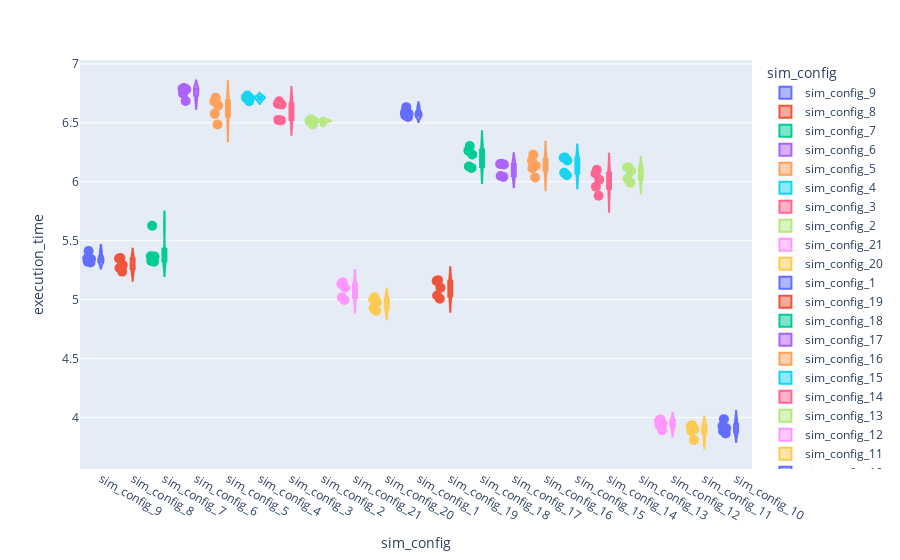

Notebook cell for this chart:
### Code cell
import plotly.express as px

fig = px.violin(df, x="sim_config", y="execution_time", color="sim_config", box=True, points='all')
fig.update_traces(marker_size=10)
fig.update_layout(scattermode="group", scattergap=1)
fig.update_yaxes(autorange="min reversed")
fig.show()

### Figure 1 — Plotly figure (JSON) as saved in the notebook; plotly's stock layout.template omitted (floating-point values rounded to 4 significant figures)
{"data": [{"alignmentgroup": "True", "box": {"visible": true}, "hovertemplate": "sim_config=%{x}<br>execution_time=%{y}<extra></extra>", "legendgroup": "sim_config_9", "marker": {"color": "#636efa", "size": 10}, "name": "sim_config_9", "offsetgroup": "sim_config_9", "orientation": "v", "points": "all", "scalegroup": "True", "showlegend": true, "type": "violin", "x": ["sim_config_9", "sim_config_9", "sim_config_9", "sim_config_9", "sim_config_9"], "x0": " ", "xaxis": "x", "y": [5.314, 5.411, 5.322, 5.35, 5.345], "y0": " ", "yaxis": "y"}, {"alignmentgroup": "True", "box": {"visible": true}, "hovertemplate": "sim_config=%{x}<br>execution_time=%{y}<extra></extra>", "legendgroup": "sim_config_8", "marker": {"color": "#EF553B", "size": 10}, "name": "sim_config_8", "offsetgroup": "sim_config_8", "orientation": "v", "points": "all", "scalegroup": "True", "showlegend": true, "type": "violin", "x": ["sim_config_8", "sim_config_8", "sim_config_8", "sim_config_8", "sim_config_8"], "x0": " ", "xaxis": "x", "y": [5.348, 5.353, 5.237, 5.268, 5.292], "y0": " ", "yaxis": "y"}, {"alignmentgroup": "True", "box": {"visible": true}, "hovertemplate": "sim_config=%{x}<br>execution_time=%{y}<extra></extra>", "legendgroup": "sim_config_7", "marker": {"color": "#00cc96", "size": 10}, "name": "sim_config_7", "offsetgroup": "sim_config_7", "orientation": "v", "points": "all", "scalegroup": "True", "showlegend": true, "type": "violin", "x": ["sim_config_7", "sim_config_7", "sim_config_7", "sim_config_7", "sim_config_7"], "x0": " ", "xaxis": "x", "y": [5.626, 5.322, 5.365, 5.327, 5.367], "y0": " ", "yaxis": "y"}, {"alignmentgroup": "True", "box": {"visible": true}, "hovertemplate": "sim_config=%{x}<br>execution_time=%{y}<extra></extra>", "legendgroup": "sim_config_6", "marker": {"color": "#ab63fa", "size": 10}, "name": "sim_config_6", "offsetgroup": "sim_config_6", "orientation": "v", "points": "all", "scalegroup": "True", "showlegend": true, "type": "violin", "x": ["sim_config_6", "sim_config_6", "sim_config_6", "sim_config_6", "sim_config_6"], "x0": " ", "xaxis": "x", "y": [6.686, 6.749, 6.784, 6.795, 6.789], "y0": " ", "yaxis": "y"}, {"alignmentgroup": "True", "box": {"visible": true}, "hovertemplate": "sim_config=%{x}<br>execution_time=%{y}<extra></extra>", "legendgroup": "sim_config_5", "marker": {"color": "#FFA15A", "size": 10}, "name": "sim_config_5", "offsetgroup": "sim_config_5", "orientation": "v", "points": "all", "scalegroup": "True", "showlegend": true, "type": "violin", "x": ["sim_config_5", "sim_config_5", "sim_config_5", "sim_config_5", "sim_config_5"], "x0": " ", "xaxis": "x", "y": [6.576, 6.486, 6.684, 6.646, 6.714], "y0": " ", "yaxis": "y"}, {"alignmentgroup": "True", "box": {"visible": true}, "hovertemplate": "sim_config=%{x}<br>execution_time=%{y}<extra></extra>", "legendgroup": "sim_config_4", "marker": {"color": "#19d3f3", "size": 10}, "name": "sim_config_4", "offsetgroup": "sim_config_4", "orientation": "v", "points": "all", "scalegroup": "True", "showlegend": true, "type": "violin", "x": ["sim_config_4", "sim_config_4", "sim_config_4", "sim_config_4", "sim_config_4"], "x0": " ", "xaxis": "x", "y": [6.707, 6.684, 6.732, 6.711, 6.718], "y0": " ", "yaxis": "y"}, {"alignmentgroup": "True", "box": {"visible": true}, "hovertemplate": "sim_config=%{x}<br>execution_time=%{y}<extra></extra>", "legendgroup": "sim_config_3", "marker": {"color": "#FF6692", "size": 10}, "name": "sim_config_3", "offsetgroup": "sim_config_3", "orientation": "v", "points": "all", "scalegroup": "True", "showlegend": true, "type": "violin", "x": ["sim_config_3", "sim_config_3", "sim_config_3", "sim_config_3", "sim_config_3"], "x0": " ", "xaxis": "x", "y": [6.521, 6.525, 6.655, 6.682, 6.662], "y0": " ", "yaxis": "y"}, {"alignmentgroup": "True", "box": {"visible": true}, "hovertemplate": "sim_config=%{x}<br>execution_time=%{y}<extra></extra>", "legendgroup": "sim_config_2", "marker": {"color": "#B6E880", "size": 10}, "name": "sim_config_2", "offsetgroup": "sim_config_2", "orientation": "v", "points": "all", "scalegroup": "True", "showlegend": true, "type": "violin", "x": ["sim_config_2", "sim_config_2", "sim_config_2", "sim_config_2", "sim_config_2"], "x0": " ", "xaxis": "x", "y": [6.518, 6.486, 6.528, 6.515, 6.513], "y0": " ", "yaxis": "y"}, {"alignmentgroup": "True", "box": {"visible": true}, "hovertemplate": "sim_config=%{x}<br>execution_time=%{y}<extra></extra>", "legendgroup": "sim_config_21", "marker": {"color": "#FF97FF", "size": 10}, "name": "sim_config_21", "offsetgroup": "sim_config_21", "orientation": "v", "points": "all", "scalegroup": "True", "showlegend": true, "type": "violin", "x": ["sim_config_21", "sim_config_21", "sim_config_21", "sim_config_21", "sim_config_21"], "x0": " ", "xaxis": "x", "y": [5.018, 4.996, 5.1, 5.148, 5.129], "y0": " ", "yaxis": "y"}, {"alignmentgroup": "True", "box": {"visible": true}, "hovertemplate": "sim_config=%{x}<br>execution_time=%{y}<extra></extra>", "legendgroup": "sim_config_20", "marker": {"color": "#FECB52", "size": 10}, "name": "sim_config_20", "offsetgroup": "sim_config_20", "orientation": "v", "points": "all", "scalegroup": "True", "showlegend": true, "type": "violin", "x": ["sim_config_20", "sim_config_20", "sim_config_20", "sim_config_20", "sim_config_20"], "x0": " ", "xaxis": "x", "y": [4.927, 4.905, 4.978, 5.02, 5.001], "y0": " ", "yaxis": "y"}, {"alignmentgroup": "True", "box": {"visible": true}, "hovertemplate": "sim_config=%{x}<br>execution_time=%{y}<extra></extra>", "legendgroup": "sim_config_1", "marker": {"color": "#636efa", "size": 10}, "name": "sim_config_1", "offsetgroup": "sim_config_1", "orientation": "v", "points": "all", "scalegroup": "True", "showlegend": true, "type": "violin", "x": ["sim_config_1", "sim_config_1", "sim_config_1", "sim_config_1", "sim_config_1"], "x0": " ", "xaxis": "x", "y": [6.549, 6.563, 6.585, 6.578, 6.633], "y0": " ", "yaxis": "y"}, {"alignmentgroup": "True", "box": {"visible": true}, "hovertemplate": "sim_config=%{x}<br>execution_time=%{y}<extra></extra>", "legendgroup": "sim_config_19", "marker": {"color": "#EF553B", "size": 10}, "name": "sim_config_19", "offsetgroup": "sim_config_19", "orientation": "v", "points": "all", "scalegroup": "True", "showlegend": true, "type": "violin", "x": ["sim_config_19", "sim_config_19", "sim_config_19", "sim_config_19", "sim_config_19"], "x0": " ", "xaxis": "x", "y": [5.006, 5.035, 5.101, 5.165, 5.157], "y0": " ", "yaxis": "y"}, {"alignmentgroup": "True", "box": {"visible": true}, "hovertemplate": "sim_config=%{x}<br>execution_time=%{y}<extra></extra>", "legendgroup": "sim_config_18", "marker": {"color": "#00cc96", "size": 10}, "name": "sim_config_18", "offsetgroup": "sim_config_18", "orientation": "v", "points": "all", "scalegroup": "True", "showlegend": true, "type": "violin", "x": ["sim_config_18", "sim_config_18", "sim_config_18", "sim_config_18", "sim_config_18"], "x0": " ", "xaxis": "x", "y": [6.116, 6.129, 6.231, 6.264, 6.303], "y0": " ", "yaxis": "y"}, {"alignmentgroup": "True", "box": {"visible": true}, "hovertemplate": "sim_config=%{x}<br>execution_time=%{y}<extra></extra>", "legendgroup": "sim_config_17", "marker": {"color": "#ab63fa", "size": 10}, "name": "sim_config_17", "offsetgroup": "sim_config_17", "orientation": "v", "points": "all", "scalegroup": "True", "showlegend": true, "type": "violin", "x": ["sim_config_17", "sim_config_17", "sim_config_17", "sim_config_17", "sim_config_17"], "x0": " ", "xaxis": "x", "y": [6.041, 6.05, 6.151, 6.153, 6.147], "y0": " ", "yaxis": "y"}, {"alignmentgroup": "True", "box": {"visible": true}, "hovertemplate": "sim_config=%{x}<br>execution_time=%{y}<extra></extra>", "legendgroup": "sim_config_16", "marker": {"color": "#FFA15A", "size": 10}, "name": "sim_config_16", "offsetgroup": "sim_config_16", "orientation": "v", "points": "all", "scalegroup": "True", "showlegend": true, "type": "violin", "x": ["sim_config_16", "sim_config_16", "sim_config_16", "sim_config_16", "sim_config_16"], "x0": " ", "xaxis": "x", "y": [6.037, 6.115, 6.229, 6.179, 6.135], "y0": " ", "yaxis": "y"}, {"alignmentgroup": "True", "box": {"visible": true}, "hovertemplate": "sim_config=%{x}<br>execution_time=%{y}<extra></extra>", "legendgroup": "sim_config_15", "marker": {"color": "#19d3f3", "size": 10}, "name": "sim_config_15", "offsetgroup": "sim_config_15", "orientation": "v", "points": "all", "scalegroup": "True", "showlegend": true, "type": "violin", "x": ["sim_config_15", "sim_config_15", "sim_config_15", "sim_config_15", "sim_config_15"], "x0": " ", "xaxis": "x", "y": [6.076, 6.055, 6.205, 6.204, 6.181], "y0": " ", "yaxis": "y"}, {"alignmentgroup": "True", "box": {"visible": true}, "hovertemplate": "sim_config=%{x}<br>execution_time=%{y}<extra></extra>", "legendgroup": "sim_config_14", "marker": {"color": "#FF6692", "size": 10}, "name": "sim_config_14", "offsetgroup": "sim_config_14", "orientation": "v", "points": "all", "scalegroup": "True", "showlegend": true, "type": "violin", "x": ["sim_config_14", "sim_config_14", "sim_config_14", "sim_config_14", "sim_config_14"], "x0": " ", "xaxis": "x", "y": [5.957, 5.881, 6.018, 6.07, 6.102], "y0": " ", "yaxis": "y"}, {"alignmentgroup": "True", "box": {"visible": true}, "hovertemplate": "sim_config=%{x}<br>execution_time=%{y}<extra></extra>", "legendgroup": "sim_config_13", "marker": {"color": "#B6E880", "size": 10}, "name": "sim_config_13", "offsetgroup": "sim_config_13", "orientation": "v", "points": "all", "scalegroup": "True", "showlegend": true, "type": "violin", "x": ["sim_config_13", "sim_config_13", "sim_config_13", "sim_config_13", "sim_config_13"], "x0": " ", "xaxis": "x", "y": [6.026, 5.992, 6.122, 6.121, 6.091], "y0": " ", "yaxis": "y"}, {"alignmentgroup": "True", "box": {"visible": true}, "hovertemplate": "sim_config=%{x}<br>execution_time=%{y}<extra></extra>", "legendgroup": "sim_config_12", "marker": {"color": "#FF97FF", "size": 10}, "name": "sim_config_12", "offsetgroup": "sim_config_12", "orientation": "v", "points": "all", "scalegroup": "True", "showlegend": true, "type": "violin", "x": ["sim_config_12", "sim_config_12", "sim_config_12", "sim_config_12", "sim_config_12"], "x0": " ", "xaxis": "x", "y": [3.892, 3.933, 3.947, 3.983, 3.968], "y0": " ", "yaxis": "y"}, {"alignmentgroup": "True", "box": {"visible": true}, "hovertemplate": "sim_config=%{x}<br>execution_time=%{y}<extra></extra>", "legendgroup": "sim_config_11", "marker": {"color": "#FECB52", "size": 10}, "name": "sim_config_11", "offsetgroup": "sim_config_11", "orientation": "v", "points": "all", "scalegroup": "True", "showlegend": true, "type": "violin", "x": ["sim_config_11", "sim_config_11", "sim_config_11", "sim_config_11", "sim_config_11"], "x0": " ", "xaxis": "x", "y": [3.808, 3.885, 3.927, 3.936, 3.899], "y0": " ", "yaxis": "y"}, {"alignmentgroup": "True", "box": {"visible": true}, "hovertemplate": "sim_config=%{x}<br>execution_time=%{y}<extra></extra>", "legendgroup": "sim_config_10", "marker": {"color": "#636efa", "size": 10}, "name": "sim_config_10", "offsetgroup": "sim_config_10", "orientation": "v", "points": "all", "scalegroup": "True", "showlegend": true, "type": "violin", "x": ["sim_config_10", "sim_config_10", "sim_config_10", "sim_config_10", "sim_config_10"], "x0": " ", "xaxis": "x", "y": [3.885, 3.864, 3.985, 3.907, 3.927], "y0": " ", "yaxis": "y"}], "layout": {"legend": {"title": {"text": "sim_config"}, "tracegroupgap": 0}, "margin": {"t": 60}, "scattergap": 1, "scattermode": "group", "violinmode": "overlay", "xaxis": {"anchor": "y", "categoryarray": ["sim_config_9", "sim_config_8", "sim_config_7", "sim_config_6", "sim_config_5", "sim_config_4", "sim_config_3", "sim_config_2", "sim_config_21", "sim_config_20", "sim_config_1", "sim_config_19", "sim_config_18", "sim_config_17", "sim_config_16", "sim_config_15", "sim_config_14", "sim_config_13", "sim_config_12", "sim_config_11", "sim_config_10"], "categoryorder": "array", "domain": [0, 1], "title": {"text": "sim_config"}}, "yaxis": {"anchor": "x", "autorange": "min reversed", "domain": [0, 1], "title": {"text": "execution_time"}}}}
